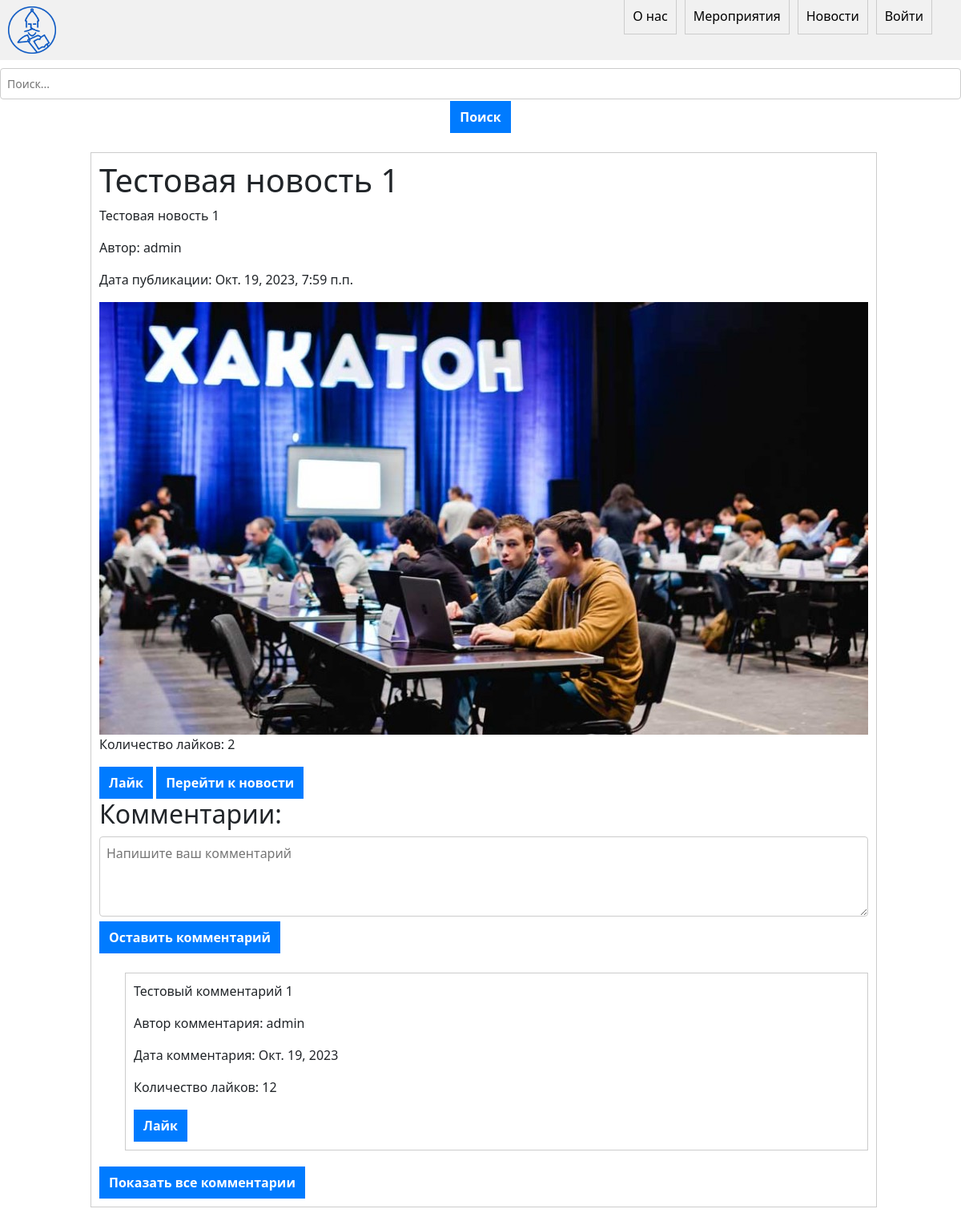
/, run on an earlier commit of the app's database.
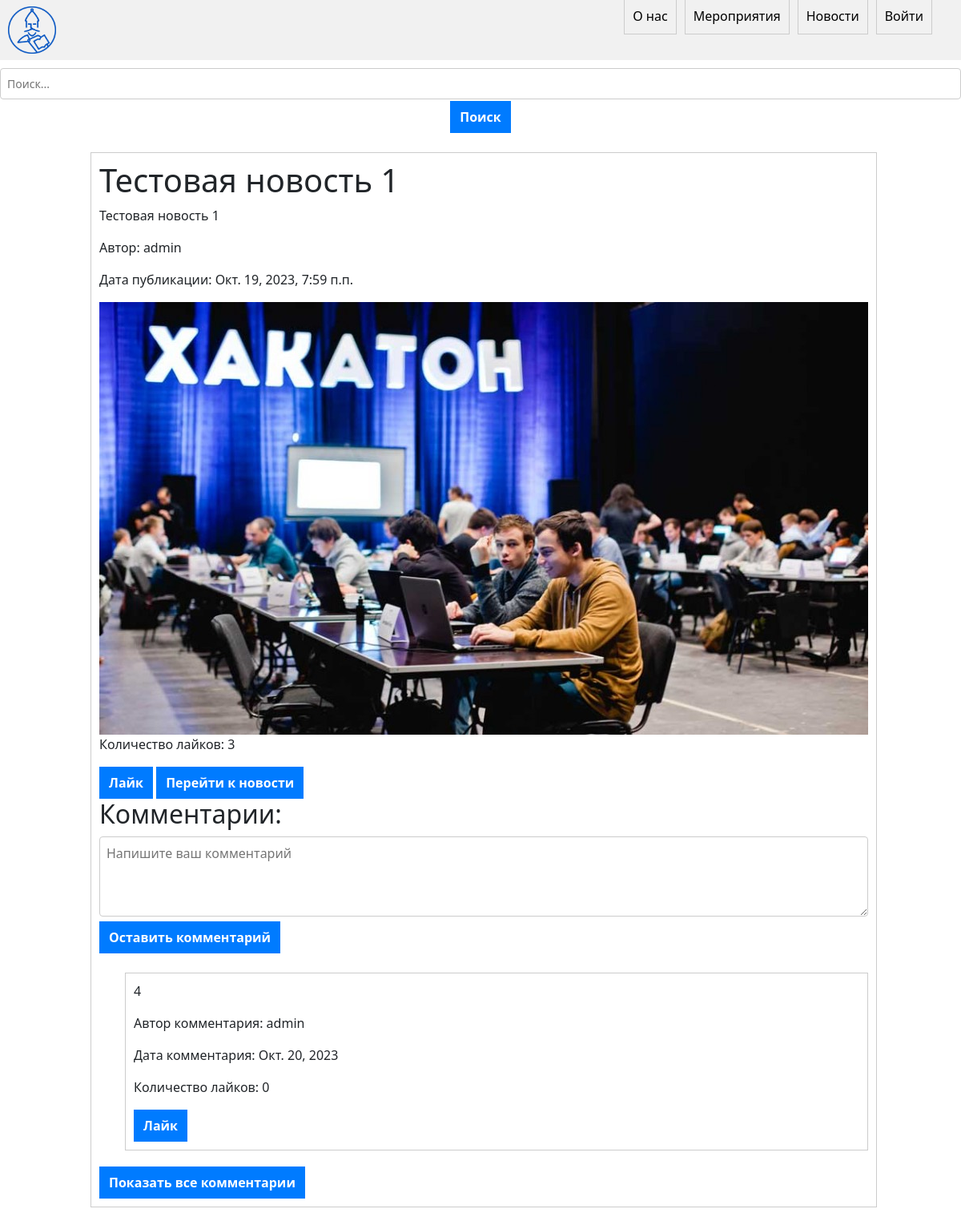
And on a later commit of the database.
### main/models.py (models this page shows)
class News(models.Model):
    title = models.CharField(max_length=200)
    content = models.TextField()
    author = models.ForeignKey('auth.User', on_delete=models.CASCADE)
    date_published = models.DateTimeField(auto_now_add=True)
    photo = models.ImageField(upload_to='image/%Y', default='image/news_def.jpg', null=True, blank=True)
    like_count = models.PositiveIntegerField(default=0)
    def has_comments(self):
        return self.comment_set.exists()

class Comment(models.Model):
    user = models.ForeignKey(User, on_delete=models.CASCADE)
    news = models.ForeignKey(News, on_delete=models.CASCADE)
    content = models.TextField()
    date_posted = models.DateField(auto_now_add=True)
    like_count = models.PositiveIntegerField(default=0)

### main/views.py (the view)
# urls.py: path('', views.index, name='index'),
def index(request):
    news = News.objects.all().order_by('-id')
    comments = Comment.objects.all()
    return render(request, 'main/index.html', {'news': news, 'comments': comments})

### main/templates/main/index.html (shortened to what this page needs)
{% extends 'main/base.html' %}
{% load static %}
{% block content %}
<ul style="margin-right: 2%;">
  {% for single_news in news %}
    <li>
      <h1>{{ single_news.title }}</h1>
      <p>{{ single_news.content }}</p>
      <p>Автор: {{ single_news.author }}</p>
      <p>Дата публикации: {{ single_news.date_published }}</p>
      <img src="{{ single_news.photo.url }}" alt="Фото новости">
      <p>Количество лайков: <span id="like-count-{{ single_news.id }}">{{ single_news.like_count }}</span></p>
      <button class="like-button" data-news-id="{{ single_news.id }}">Лайк</button>
      <button type="button" onclick="location.href='{{ single_news.id }}'">Перейти к новости</button>
      <h2>Комментарии:</h2>
      <div>
          <form id="comment-form" data-news-id="{{ single_news.id }}">
              <textarea id="content" placeholder="Напишите ваш комментарий"></textarea>
              <button type="submit">Оставить комментарий</button>
          </form>
      </div>
      {% if single_news.has_comments  %}
      <div id="comments-container">
<ul>
  <li>
    <p>{{ single_news.comment_set.first.content }}</p>
    <p>Автор комментария: {{ single_news.comment_set.first.user }}</p>
    <p>Дата комментария: {{ single_news.comment_set.first.date_posted }}</p>
    <p>Количество лайков: {{ single_news.comment_set.first.like_count }}</p>
    <button class="like-button-comment" data-comment-id="{{ single_news.comment_set.first.id }}">Лайк</button>
  </li>
</ul>
      <button type="button" onclick="showAllComments({{single_news.id}})" id="commentButton">Показать все комментарии</button>
      </div>
      {% endif %}
    </li>
  {% endfor %}
</ul>
{% endblock %}

### main/templates/main/base.html (shortened to what this page needs)
{% load static %}
<!DOCTYPE html>
<html lang="en">
<head>
    <link rel="stylesheet" href="{% static 'main/css/style.css' %}">
    <link rel="stylesheet" href="https://cdn.jsdelivr.net/npm/bootstrap@5.3.0/dist/css/bootstrap.min.css">
</head>
<body>
  <div class="navbar">
    <div class="nav-links">
      <img src="{% static 'main/img/logo.png' %}" alt="Logo" class="logo">
      <ul class="nav-elem">
        <li><a href="{% url 'about' %}">О нас</a></li>
        <li><a href="{% url 'events' %}">Мероприятия</a></li>
        <li><a href="{% url 'index' %}">Новости</a></li>
        {% if user.is_authenticated %}
          {% if user.is_staff %}
            <li><a href="{% url 'admin:index' %}">Панель администратора</a></li>
          {% endif %}
          <li><a href="{% url 'profile' %}">{{user.username}}</a></li>
          <li><a href="#">Чаты</a></li>
        {% else %}
          <li><a href="{% url 'login' %}">Войти</a></li>
        {% endif %}
      </ul>
    </div>
  </div>
  <div class="search-bar">
    <input type="text" placeholder="Поиск..." class="search-input">
    <button class="search-button" style="margin-top: 2px;">Поиск</button>
  </div>
  <div class="content">
    {% block content %}
    {% endblock %}
  </div>
</body>
</html>

### main/static/main/css/style.css (style rules this page uses)
.navbar { display: flex; justify-content: space-between; align-items: center; background-color: #f1f1f1; padding: 10px; }
.nav-links { display: flex; align-items: center; position: relative; }
.logo, .nav-links { display: flex; align-items: center; }
.search-bar { text-align: center; margin-top: 10px; }
.search-input { margin-right: 5px; }
.logo { margin-left: 10px; width: 5%; height: 5%; }
.nav-elem { display: flex; list-style-type: none; position: absolute; right: 0; margin-right: 3%; }
.nav-elem li { margin-right: 10px; }
.nav-elem li:last-child { margin-right: 0; }
.nav-elem a { text-decoration: none; color: black; }
.content { display: flex; justify-content: center; align-items: center; margin-top: 2%; }
ul { list-style-type: none; padding: 0; margin: 0; }
li { margin-bottom: 20px; padding: 10px; border: 1px solid #ccc; }
h1 { margin-top: 0; }
p, button { margin-bottom: 10px; }
button { padding: 5px 10px; background-color: #fff; border: 1px solid #ccc; cursor: pointer; }
textarea { width: 100%; height: 100px; margin-bottom: 10px; }
h2 { font-size: 24px; font-weight: bold; margin-bottom: 16px; color: #333; }
form { margin-bottom: 24px; }
input[type="text"], textarea { width: 100%; padding: 8px; font-size: 14px; border: 1px solid #ccc; border-radius: 4px; background-color: #fff; color: #333; }
button { padding: 8px 12px; font-size: 14px; font-weight: bold; border: none; border-radius: 4px; background-color: #007bff; color: #fff; cursor: pointer; }

What changed in the data, as far as the page shows it:
changed News "Тестовая новость 1": like_count "2" → "3"; comment_set.first.content "Тестовый комментарий 1" → "4"; comment_set.first.date_posted "Окт. 19, 2023" → "Окт. 20, 2023"; comment_set.first.like_count "12" → "0"
